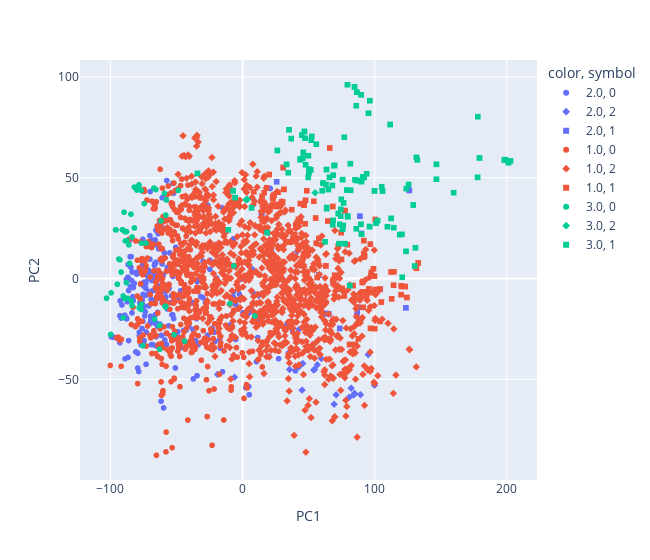

The notebook cell saved with this chart:
### Markdown cell above
### Données normalisées

### Code cell
data_without_class_copy = data_without_class.copy()
scaler = StandardScaler()
scaled_data_without_class = scaler.fit_transform(data_without_class_copy)

cls = KMeans(n_clusters=3, init="k-means++",n_init=200)
cls.fit(scaled_data_without_class)
labels = pd.Series(cls.labels_, name="K-means")
labels = pd.Categorical(labels, categories=[0, 1, 2, 3])

symbol_categories = labels.astype(str)

fig = px.scatter(x=pcs.T[0], y=pcs.T[1], color=data['fetal_health'], symbol=labels,
                 labels={'x': 'PC1', 'y': 'PC2'}, width=650)
fig.show()



print(f"ARI : {adjusted_rand_score(labels, data['fetal_health'])}")
